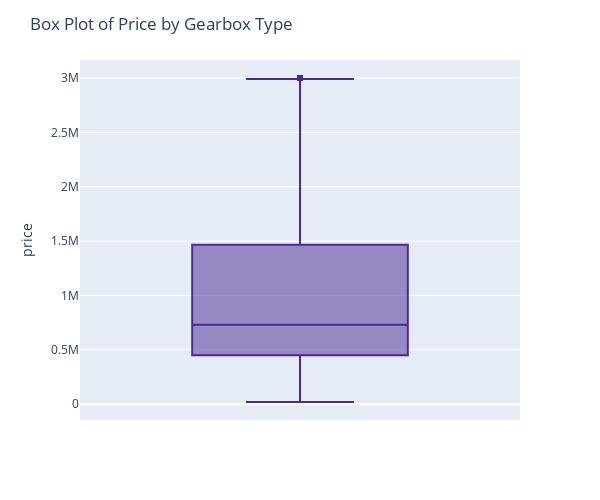

The notebook cell this image was saved under:
### Code cell
# Import libraries
# !pip install plotly
import seaborn as sns
import matplotlib.pyplot as plt
import re
import plotly.express as px

fig = px.box(df, y='price',color_discrete_sequence=px.colors.sequential.Agsunset,
             width=600, height=500)
fig.update_layout(title_text='Box Plot of Price by Gearbox Type')
fig.show()

### Figure 1 — Plotly figure (JSON) as saved in the notebook; plotly's stock layout.template omitted (floating-point values rounded to 4 significant figures; data arrays with more than 128 entries replaced by an {"elided": "..."} marker saying what was removed)
{"data": [{"alignmentgroup": "True", "hovertemplate": "price=%{y}<extra></extra>", "legendgroup": "", "marker": {"color": "rgb(75, 41, 145)"}, "name": "", "notched": false, "offsetgroup": "", "orientation": "v", "showlegend": false, "type": "box", "x0": " ", "xaxis": "x", "y": {"elided": "42383 float values"}, "y0": " ", "yaxis": "y"}], "layout": {"boxmode": "group", "height": 500, "legend": {"tracegroupgap": 0}, "margin": {"t": 60}, "title": {"text": "Box Plot of Price by Gearbox Type"}, "width": 600, "xaxis": {"anchor": "y", "domain": [0, 1]}, "yaxis": {"anchor": "x", "domain": [0, 1], "title": {"text": "price"}}}}
